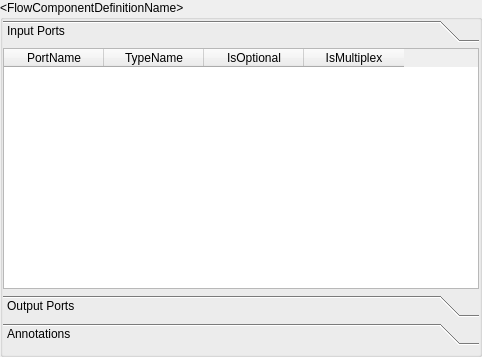
<?xml version="1.0" encoding="UTF-8"?>
<ui version="4.0">
 <class>FlowComponentDefinitionEditor</class>
 <widget class="QWidget" name="FlowComponentDefinitionEditor">
  <property name="geometry">
   <rect>
    <x>0</x>
    <y>0</y>
    <width>482</width>
    <height>357</height>
   </rect>
  </property>
  <property name="windowTitle">
   <string>Flow Component Definition Editor</string>
  </property>
  <property name="flowComponentDefinitionFile" stdset="0">
   <string/>
  </property>
  <layout class="QVBoxLayout" name="verticalLayout">
   <property name="spacing">
    <number>0</number>
   </property>
   <property name="margin">
    <number>0</number>
   </property>
   <item>
    <widget class="QGroupBox" name="flowComponentDefinitionGroup">
     <property name="title">
      <string>&lt;FlowComponentDefinitionName&gt;</string>
     </property>
     <layout class="QVBoxLayout" name="verticalLayout_2">
      <property name="spacing">
       <number>0</number>
      </property>
      <property name="leftMargin">
       <number>0</number>
      </property>
      <property name="topMargin">
       <number>0</number>
      </property>
      <property name="rightMargin">
       <number>0</number>
      </property>
      <item>
       <widget class="QToolBox" name="interfaceGroups">
        <property name="currentIndex">
         <number>0</number>
        </property>
        <widget class="QWidget" name="inputPortsGroup">
         <property name="geometry">
          <rect>
           <x>0</x>
           <y>0</y>
           <width>480</width>
           <height>252</height>
          </rect>
         </property>
         <attribute name="label">
          <string>Input Ports</string>
         </attribute>
         <layout class="QGridLayout" name="gridLayout_8">
          <property name="margin">
           <number>0</number>
          </property>
          <item row="0" column="0">
           <widget class="QTableWidget" name="inputPortsTable">
            <property name="verticalScrollMode">
             <enum>QAbstractItemView::ScrollPerPixel</enum>
            </property>
            <property name="horizontalScrollMode">
             <enum>QAbstractItemView::ScrollPerPixel</enum>
            </property>
            <property name="rowCount">
             <number>0</number>
            </property>
            <property name="columnCount">
             <number>4</number>
            </property>
            <attribute name="verticalHeaderVisible">
             <bool>false</bool>
            </attribute>
            <attribute name="verticalHeaderDefaultSectionSize">
             <number>19</number>
            </attribute>
            <column>
             <property name="text">
              <string>PortName</string>
             </property>
            </column>
            <column>
             <property name="text">
              <string>TypeName</string>
             </property>
            </column>
            <column>
             <property name="text">
              <string>IsOptional</string>
             </property>
            </column>
            <column>
             <property name="text">
              <string>IsMultiplex</string>
             </property>
            </column>
           </widget>
          </item>
         </layout>
        </widget>
        <widget class="QWidget" name="outputGroup">
         <property name="geometry">
          <rect>
           <x>0</x>
           <y>0</y>
           <width>98</width>
           <height>71</height>
          </rect>
         </property>
         <attribute name="label">
          <string>Output Ports</string>
         </attribute>
         <layout class="QGridLayout" name="gridLayout_9">
          <property name="margin">
           <number>0</number>
          </property>
          <item row="0" column="0">
           <widget class="QTableWidget" name="outputPortsTable">
            <property name="verticalScrollMode">
             <enum>QAbstractItemView::ScrollPerPixel</enum>
            </property>
            <property name="horizontalScrollMode">
             <enum>QAbstractItemView::ScrollPerPixel</enum>
            </property>
            <property name="rowCount">
             <number>0</number>
            </property>
            <property name="columnCount">
             <number>2</number>
            </property>
            <attribute name="verticalHeaderVisible">
             <bool>false</bool>
            </attribute>
            <attribute name="verticalHeaderDefaultSectionSize">
             <number>19</number>
            </attribute>
            <column>
             <property name="text">
              <string>PortName</string>
             </property>
            </column>
            <column>
             <property name="text">
              <string>TypeName</string>
             </property>
            </column>
           </widget>
          </item>
         </layout>
        </widget>
        <widget class="QWidget" name="annotationGroup">
         <property name="geometry">
          <rect>
           <x>0</x>
           <y>0</y>
           <width>480</width>
           <height>252</height>
          </rect>
         </property>
         <attribute name="label">
          <string>Annotations</string>
         </attribute>
         <layout class="QGridLayout" name="gridLayout_10">
          <property name="margin">
           <number>0</number>
          </property>
          <item row="0" column="0">
           <widget class="QTableWidget" name="annotationsTable">
            <property name="verticalScrollMode">
             <enum>QAbstractItemView::ScrollPerPixel</enum>
            </property>
            <property name="horizontalScrollMode">
             <enum>QAbstractItemView::ScrollPerPixel</enum>
            </property>
            <attribute name="verticalHeaderVisible">
             <bool>false</bool>
            </attribute>
            <attribute name="verticalHeaderDefaultSectionSize">
             <number>19</number>
            </attribute>
            <column>
             <property name="text">
              <string>Process</string>
             </property>
            </column>
           </widget>
          </item>
         </layout>
        </widget>
       </widget>
      </item>
     </layout>
    </widget>
   </item>
  </layout>
 </widget>
 <resources/>
 <connections/>
 <slots>
  <slot>setFlowComponentDefinitionFile(QString)</slot>
 </slots>
</ui>
